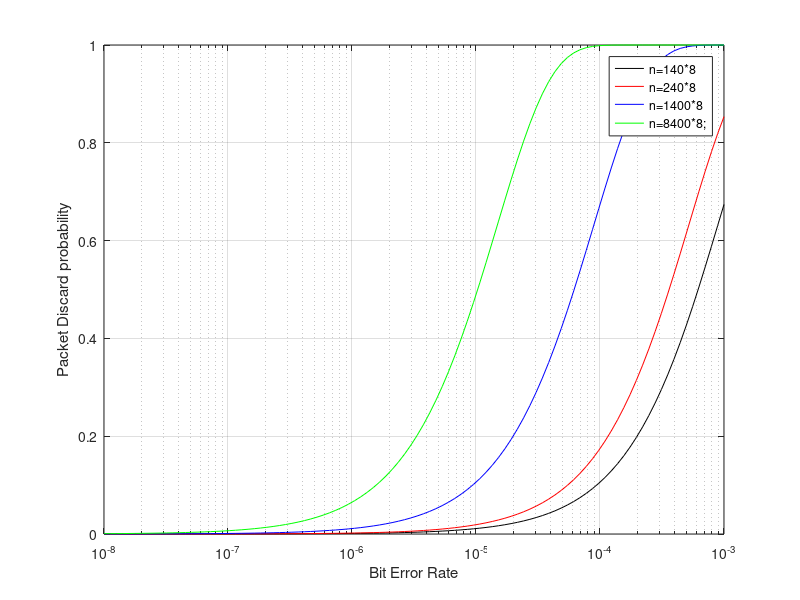

Recreate this plot in MATLAB.
link = 54*10^6;
timegap = 10*10^(-6);

fcs = 4;
header = 36;

datafield = linspace(1, 100, 100);
A = (datafield*8)/link;
B = timegap+A+((header*8)/link)+((fcs*8)/link);
datarate = 54*(A./B);

q = logspace(-8,-3,100);
i=0;
n= 140*8;
f = 1-(1-q).^n;

semilogx(q,f,'k')
grid on
xlabel('Bit Error Rate')
ylabel('Packet Discard probability')

hold on
n= 240*8;
f = 1-(1-q).^n;
semilogx(q,f,'r')

hold on
n= 1400*8;
f = 1-(1-q).^n;
semilogx(q,f,'b')

hold on
n= 8400*8;
f = 1-(1-q).^n;
semilogx(q,f,'g')
legend('n=140*8', 'n=240*8', 'n=1400*8', 'n=8400*8;')








